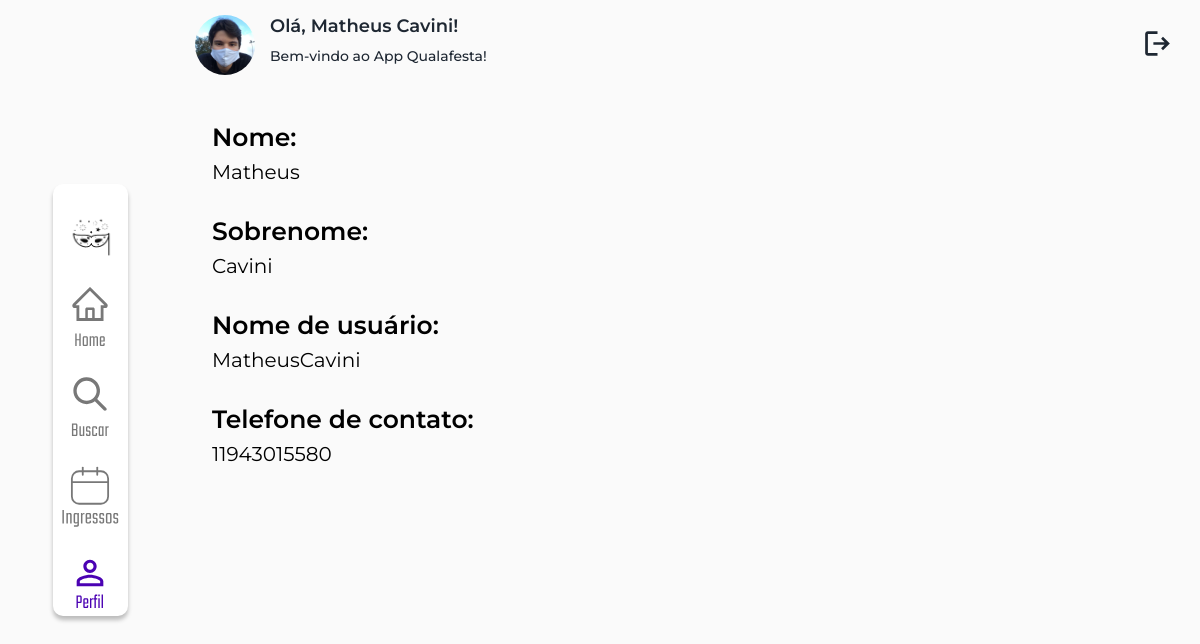
/customer/profile/ (signed in), run on the app's committed database.
### qualafesta/models.py (models this page shows, shortened)
class Customer(models.Model):
    user_id = models.ForeignKey(settings.AUTH_USER_MODEL, on_delete=models.CASCADE)
    phone = models.CharField(max_length=255)
    profile_image = models.ImageField(upload_to="images/profile_images/", blank=True, null=True)

### qualafesta/views.py (the view)
# urls.py: path('customer/profile/', views.CustomerProfile, name='customerProfile'),
def CustomerProfile(request):
    try:
        user_instance = get_object_or_404(Customer, user_id=request.user.id)
    except:
        try:
            user_instance = get_object_or_404(Organizer, user_id=request.user.id)
        except:
            user_instance = get_object_or_404(AcessController, user_id=request.user.id)
    return render(request, 'customer/customer_profile.html', {'user_instance':user_instance})

### qualafesta/templates/customer/customer_profile.html (shortened to what this page needs)
{% extends 'customerBase.html' %}
{%load static%}
{%block style%}
<link rel="stylesheet" type="text/css" href="{% static 'customerCSS/customerTickets.css' %}">
<link rel="stylesheet" type="text/css" href="{% static 'header.css' %}">
{%endblock style%}
{% block content %}
<div class="header">
    <div style="display: flex; flex-direction: row; align-items: center; gap: 1.5rem;">
    <img class="profileImage" src="{% if user_instance.profile_image %}{{user_instance.profile_image.url}}{% else %} /media/images/profile_default.png{%endif%}"/>
    <div class="headerInfo">
        <h2 class="userName">Olá, {{request.user.first_name}} {{request.user.last_name}}!</h2>
        <p class="welcome">Bem-vindo ao App Qualafesta!</p>
    </div>
    </div>
    <a href="/logout"><img src="{% static '/images/logoutIcon.svg' %}" style="width: 2.5rem; margin: 0 1.5rem;"></a>
</div>
<h2 class="fieldName">Nome:</h2>
<h3 class="fieldValue"> {{request.user.first_name}}</h3>
<h2 class="fieldName">Sobrenome:</h2>
<h3 class="fieldValue"> {{request.user.last_name}}</h3>
<h2 class="fieldName">Nome de usuário:</h2>
<h3 class="fieldValue"> {{request.user.username}}</h3>
<h2 class="fieldName">Telefone de contato:</h2>
<h3 class="fieldValue"> {{user_instance.phone}}</h3>
{% endblock %}

### static/global.css (style rules this page uses)
* { font-family: "Montserrat"; padding: 0; margin:0 }
:root { font-size: 10px; }

### static/customerCSS/customerMain.css (style rules this page uses)
.customerBody { display: flex; flex-direction: row; align-items: center; background-color: #fafafa; height: 100vh; }

### static/customerCSS/customerTickets.css (style rules this page uses)
.header { display: flex; width: 85vw; padding: 1.5rem; justify-content: space-between; align-items: center; gap: 1.5rem; box-sizing: border-box; }
.headerInfo { display: flex; flex-direction: column; align-items: flex-start; }
.userName { color: #1E2732; font-size: 1.8rem; font-style: normal; font-weight: 600; font-feature-settings: 'clig' off, 'liga' off; }
.welcome { color: #1E2732; font-size: 1.4rem; font-style: normal; font-weight: 500; margin: 1rem 0; }
.profileImage { width: 6rem; height: 6rem; border-radius: 7rem; }

### static/header.css (style rules this page uses)
.header { display: flex; width: 85vw; padding: 1.5rem; justify-content: space-between; align-items: center; gap: 1.5rem; box-sizing: border-box; }
.headerInfo { display: flex; flex-direction: column; align-items: flex-start; }
.userName { color: #1E2732; font-size: 1.8rem; font-style: normal; font-weight: 600; font-feature-settings: 'clig' off, 'liga' off; }
.welcome { color: #1E2732; font-size: 1.4rem; font-style: normal; font-weight: 500; margin: 1rem 0; }
.profileImage { width: 6rem; height: 6rem; border-radius: 7rem; }
.fieldName { font-size: 2.5rem; font-weight: 600; margin: 32px 0 8px 32px; }
.fieldValue { font-size: 2rem; font-weight: 400; margin: 8px 0 0px 32px; }

### data on the page
Customer: profile_image (picture), phone "11943015580"

### other printed values
{{ request.user.first_name }} "Matheus"
{{ request.user.last_name }} "Cavini"
{{ request.user.username }} "MatheusCavini"
